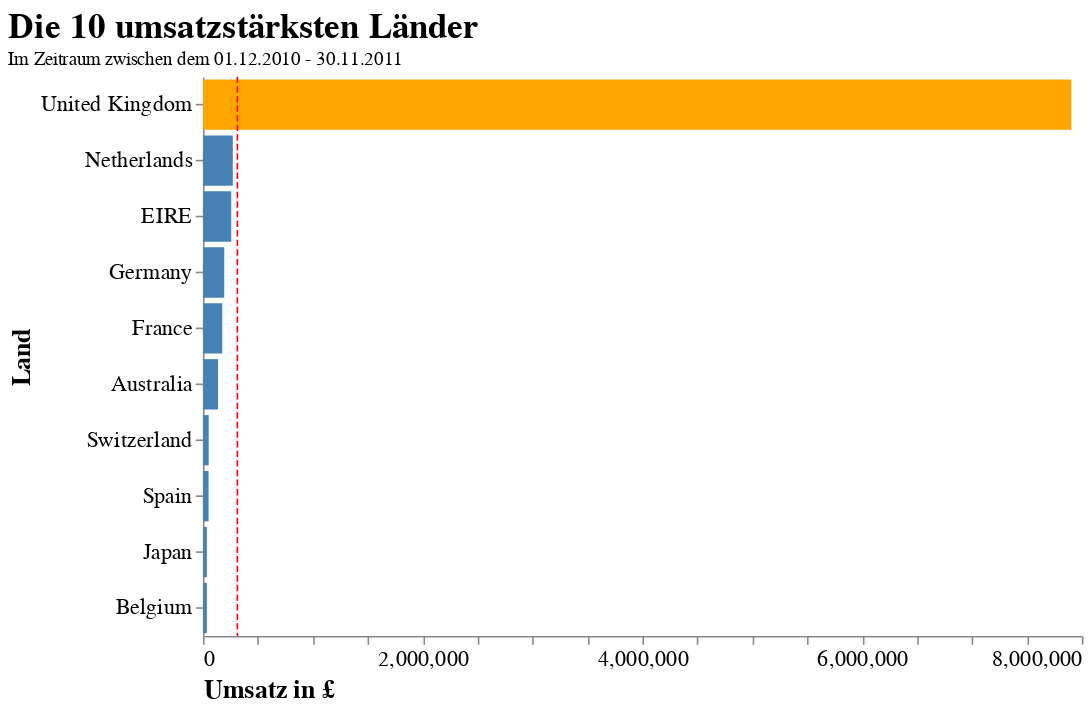

The notebook cell this image was saved under:
### Code cell
# Filter nach den umsatzstärksten Ländern
df_plot = df.groupby("Country").sum().sort_values(["TotalPrice"], ascending=False)[:10]
df_plot["Country"] = df_plot.index


# Visualisierung der umsatzstärksten Kunden
chart_co1 = alt.Chart(df_plot).mark_bar().encode(
    x=alt.X("TotalPrice",
            axis=alt.Axis(title="Umsatz in £", 
                          labelAngle=0,
                          titleAnchor="start",
                          grid=False)),
    y=alt.Y("Country",
            sort="-x", 
            axis=alt.Axis(title = "Land",
                          titleAnchor="middle")),
    color=alt.condition(
        alt.FieldOneOfPredicate("Country", ["United Kingdom"]),
        alt.value("orange"),     
        alt.value("steelblue")     
    )
).properties(
    title={"text":["Die 10 umsatzstärksten Länder"], "subtitle":["Im Zeitraum zwischen dem 01.12.2010 - 30.11.2011"]},
    width=550,
    height=350
)

rule = alt.Chart(
    pd.DataFrame({'x':[313526.745]})
).mark_rule(color='red', strokeDash=[4, 2]).encode(
    x='x'
)

alt.layer(chart_co1 + rule).configure_view(
    strokeWidth=0
).configure_title(
    fontSize=22,
    font="Arial",
    color="black",
    anchor="start"
).configure_axis(
    labelFont="Arial",
    titleFont="Arial",
    labelFontSize=14,
    titleFontSize=16
)

### Figure 1 — Vega-Lite specification as saved in the notebook (floating-point values rounded to 4 significant figures)
{"config": {"view": {"continuousWidth": 400, "continuousHeight": 300, "strokeWidth": 0}, "axis": {"labelFont": "Arial", "labelFontSize": 14, "titleFont": "Arial", "titleFontSize": 16}, "title": {"anchor": "start", "color": "black", "font": "Arial", "fontSize": 22}}, "layer": [{"layer": [{"data": {"name": "data-385f7faea4def8c2dcce0d853544ef01"}, "mark": "bar", "encoding": {"color": {"condition": {"value": "orange", "test": {"field": "Country", "oneOf": ["United Kingdom"]}}, "value": "steelblue"}, "x": {"axis": {"grid": false, "labelAngle": 0, "title": "Umsatz in £", "titleAnchor": "start"}, "field": "TotalPrice", "type": "quantitative"}, "y": {"axis": {"title": "Land", "titleAnchor": "middle"}, "field": "Country", "sort": "-x", "type": "nominal"}}, "height": 350, "title": {"text": ["Die 10 umsatzstärksten Länder"], "subtitle": ["Im Zeitraum zwischen dem 01.12.2010 - 30.11.2011"]}, "width": 550}, {"data": {"name": "data-5ae8fa99b0eb3cd5b6a8ab14b9e7d7df"}, "mark": {"type": "rule", "color": "red", "strokeDash": [4, 2]}, "encoding": {"x": {"field": "x", "type": "quantitative"}}}]}], "$schema": "https://vega.github.io/schema/vega-lite/v4.17.0.json", "datasets": {"data-385f7faea4def8c2dcce0d853544ef01": [{"Quantity": 4057262, "UnitPrice": 1552000.0, "CustomerID": 5368000000.0, "TotalPrice": 7904000.0, "Country": "United Kingdom"}, {"Quantity": 192552, "UnitPrice": 5491.0, "CustomerID": 32370000.0, "TotalPrice": 271800.0, "Country": "Netherlands"}, {"Quantity": 138521, "UnitPrice": 31570.0, "CustomerID": 105500000.0, "TotalPrice": 257500.0, "Country": "EIRE"}, {"Quantity": 112450, "UnitPrice": 24420.0, "CustomerID": 111000000.0, "TotalPrice": 194000.0, "Country": "Germany"}, {"Quantity": 106086, "UnitPrice": 21370.0, "CustomerID": 99550000.0, "TotalPrice": 176000.0, "Country": "France"}, {"Quantity": 83653, "UnitPrice": 3442.0, "CustomerID": 15670000.0, "TotalPrice": 137000.0, "Country": "Australia"}, {"Quantity": 30228, "UnitPrice": 5572.0, "CustomerID": 23350000.0, "TotalPrice": 52510.0, "Country": "Switzerland"}, {"Quantity": 26363, "UnitPrice": 7932.0, "CustomerID": 30760000.0, "TotalPrice": 51520.0, "Country": "Spain"}, {"Quantity": 25270, "UnitPrice": 716.0, "CustomerID": 4427000.0, "TotalPrice": 35540.0, "Country": "Japan"}, {"Quantity": 21791, "UnitPrice": 5826.0, "CustomerID": 23340000.0, "TotalPrice": 35380.0, "Country": "Belgium"}], "data-5ae8fa99b0eb3cd5b6a8ab14b9e7d7df": [{"x": 313500.0}]}}
